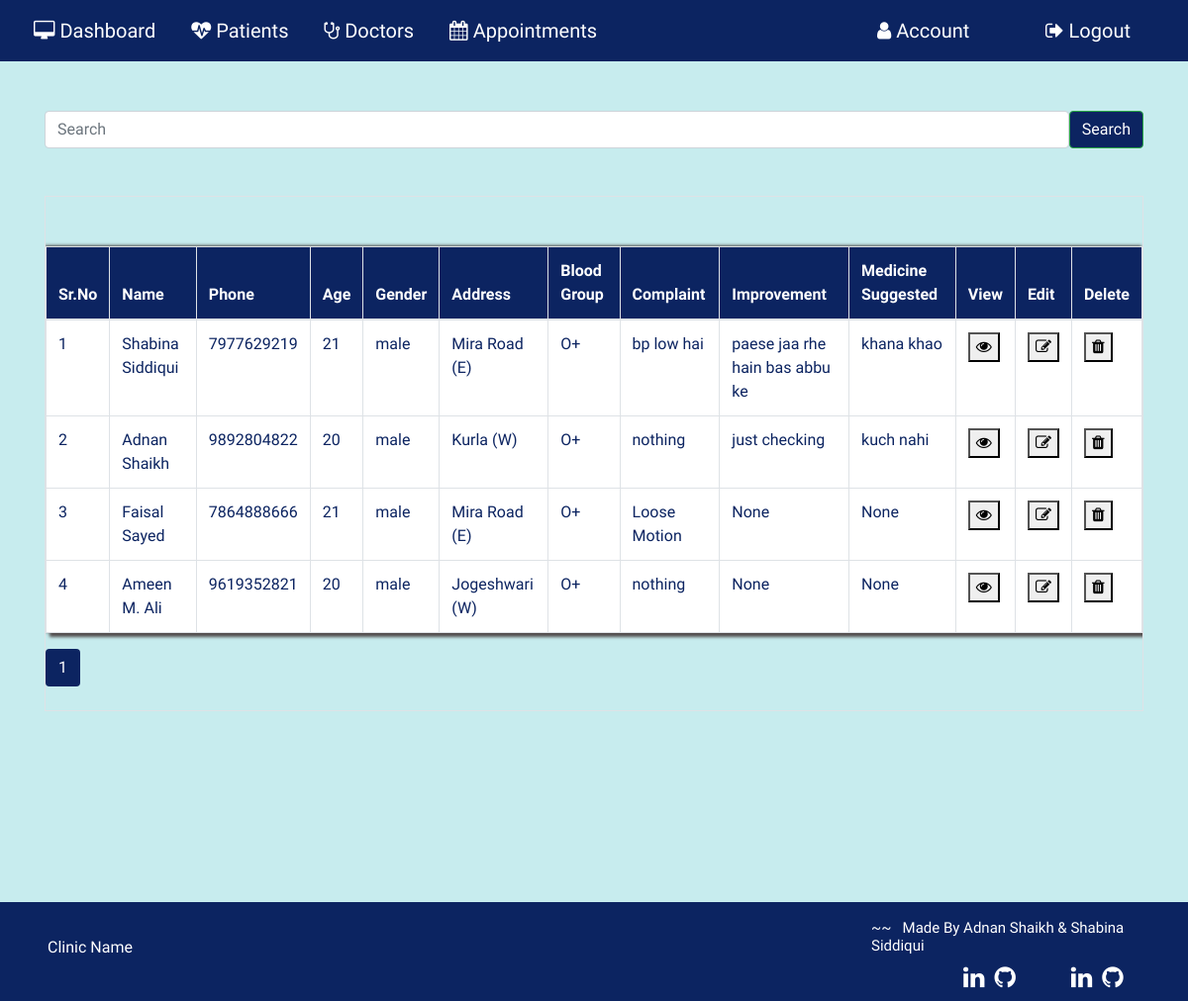
The app's page /patientrecord (signed in), older data.
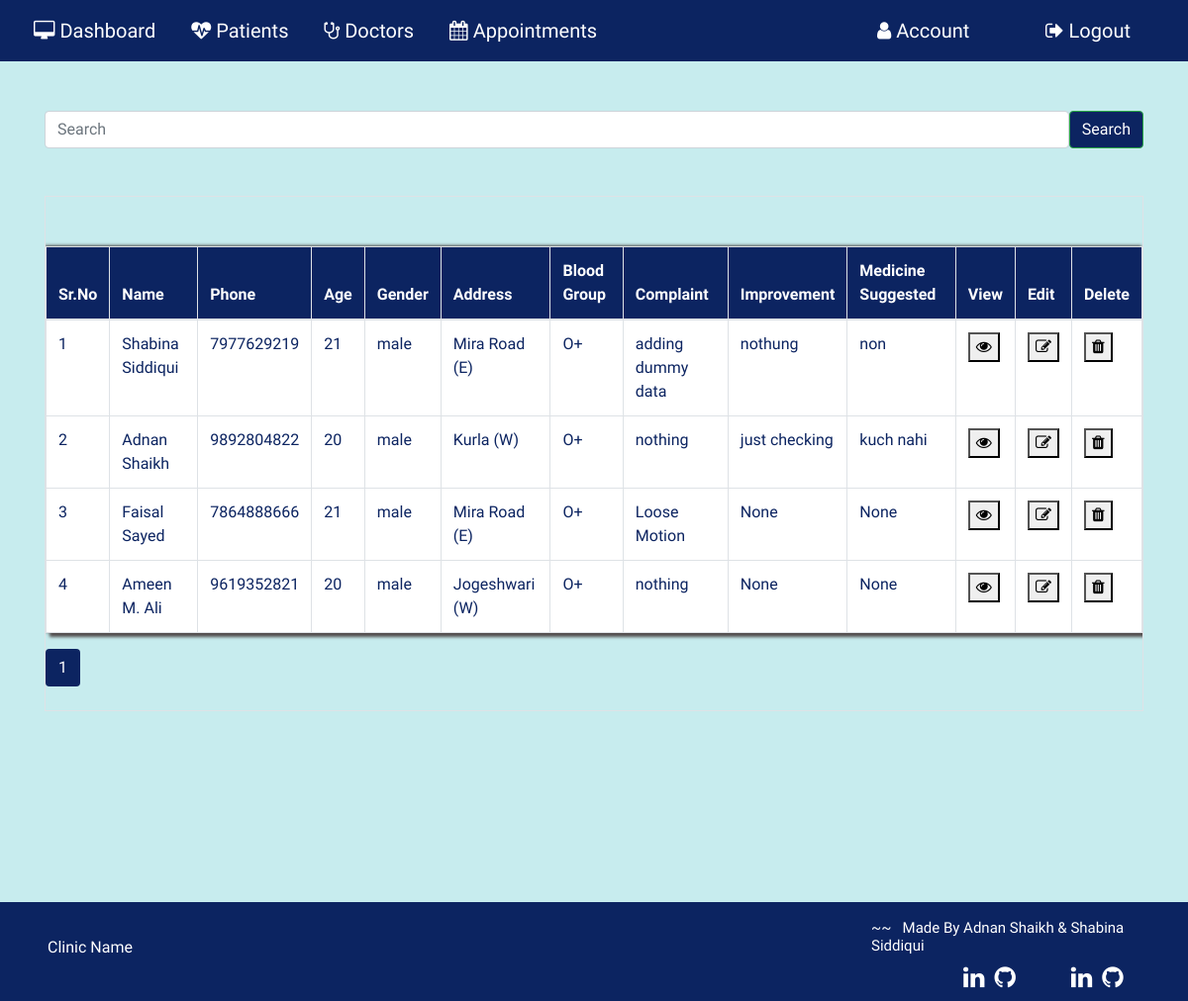
The same page, newer data.
### application/routes.py (models this page shows, shortened)
class Patient(db.Model):
  __tablename__ = 'Patient'
  id = db.Column(db.Integer, primary_key=True)
  pname = db.Column(db.String(20))
  age= db.Column(db.String(20))
  phone=db.Column(db.String(20))
  gender=db.Column(db.String(10))
  bgroup=db.Column(db.String(5))
  state=db.Column(db.String(15))
  address=db.Column(db.String(100))
  mstatus=db.Column(db.String(10))
  complaint=db.Column(db.String(5000))
  improvement=db.Column(db.String(5000))
  medicine_suggested=db.Column(db.String(5000))
  pat_image = db.Column(db.String(20), nullable=False, default='default.jpg')

### application/routes.py (the view, shortened to what this page needs)
@app.route('/patientrecord', methods = ['GET','POST'])
def patientrecord():
  if 'username' in session:
    if request.method == 'GET':
      page= request.args.get('page', 1, type=int)
      patrcd= Patient.query.paginate(page=page, per_page=10)
      return render_template("patientrecord.html",patrcd=patrcd)
    return render_template('patientrecord.html')
  else:
    return redirect( url_for('login') )
  return render_template('patientrecord.html')

### application/templates/patientrecord.html (shortened to what this page needs)
{% extends 'layout.html' %}{% include "includes/nav.html" %}{% block content%}
<section>
  <div class="container">
    <div class="search-box">
      <form class="d-flex" action="" method="POST">
        <input
          class="form-control me-2"
          type="search"
          placeholder="Search"
          name="pname"
          id="pname"
          aria-label="Search"
        />
        <button class="btn btn-outline-success" type="submit">Search</button>
      </form>
    </div>
    <div class="table table-bordered table-hover table-responsive">
      {% if patrcd %}
      <table class="table">
        <thead class="thead">
          <tr>
            <th scope="col">Sr.No</th>
            <th scope="col">Name</th>
            <th scope="col">Phone</th>
            <th scope="col">Age</th>
            <th scope="col">Gender</th>
            <th scope="col">Address</th>
            <th scope="col">Blood Group</th>
            <th scope="col">Complaint</th>
            <th scope="col">Improvement</th>
            <th scope="col">Medicine Suggested</th>
            <th scope="col">View</th>
            <th scope="col">Edit</th>
            <th scope="col">Delete</th>
          </tr>
        </thead>
        {% for i in patrcd.items %}
        <tr scope="row">
          <td></td>
          <td>{{ i.pname }}</td>
          <td>{{ i.phone }}</td>
          <td>{{ i.age }}</td>
          <td>{{ i.gender }}</td>
          <td>{{ i.address }}</td>
          <td>{{ i.bgroup }}</td>
          <td>{{ i.complaint }}</td>
          <td>{{ i.improvement }}</td>
          <td>{{ i.medicine_suggested }}</td>
          <td>
            <button
              type="button"
              class="dbutton"
              onclick="window.location='viewapp/{{ i.id }}'"
            >
              <i class="fa fa-eye" aria-hidden="true"></i>
            </button>
          </td>
          <td>
            <button
              type="button"
              class="ubutton"
              onclick="window.location='editpatientdetail/{{ i.id }}'"
            >
              <i class="fa fa-pencil-square-o" aria-hidden="true"></i>
            </button>
          </td>
          <td>
            <button
              type="button"
              class="dbutton"
              onclick="window.location='deletepatientdetail/{{ i.id }}'"
            >
              <i class="fa fa-trash" aria-hidden="true"></i>
            </button>
          </td>
        </tr>
        {% endfor %}
      </table>
      {% for page_num in patrcd.iter_pages(left_edge=1, right_edge=1,
      left_current=1, right_current=2) %} {% if page_num %} {% if patrcd.page ==
      page_num %}
      <a
        class="btn pagenum_current mb-4"
        href="{{ url_for('patientrecord', page=page_num) }}"
        >{{ page_num }}</a
      >
      {% else %}
      <a
        class="btn pagenum mb-4"
        href="{{ url_for('patientrecord', page=page_num) }}"
        >{{ page_num }}</a
      >
      {% endif %} {% else %} ... {% endif %} {% endfor %} {% endif %}
    </div>
  </div>
  {% include "includes/footer.html" %}
</section>
{% endblock content %}

Row changes from the older to the newer data that the page shows:
changed Patient "Shabina Siddiqui": complaint "bp low hai" → "adding dummy data"; improvement "paese jaa rhe hain bas abbu ke" → "nothung"; medicine_suggested "khana khao" → "non"
